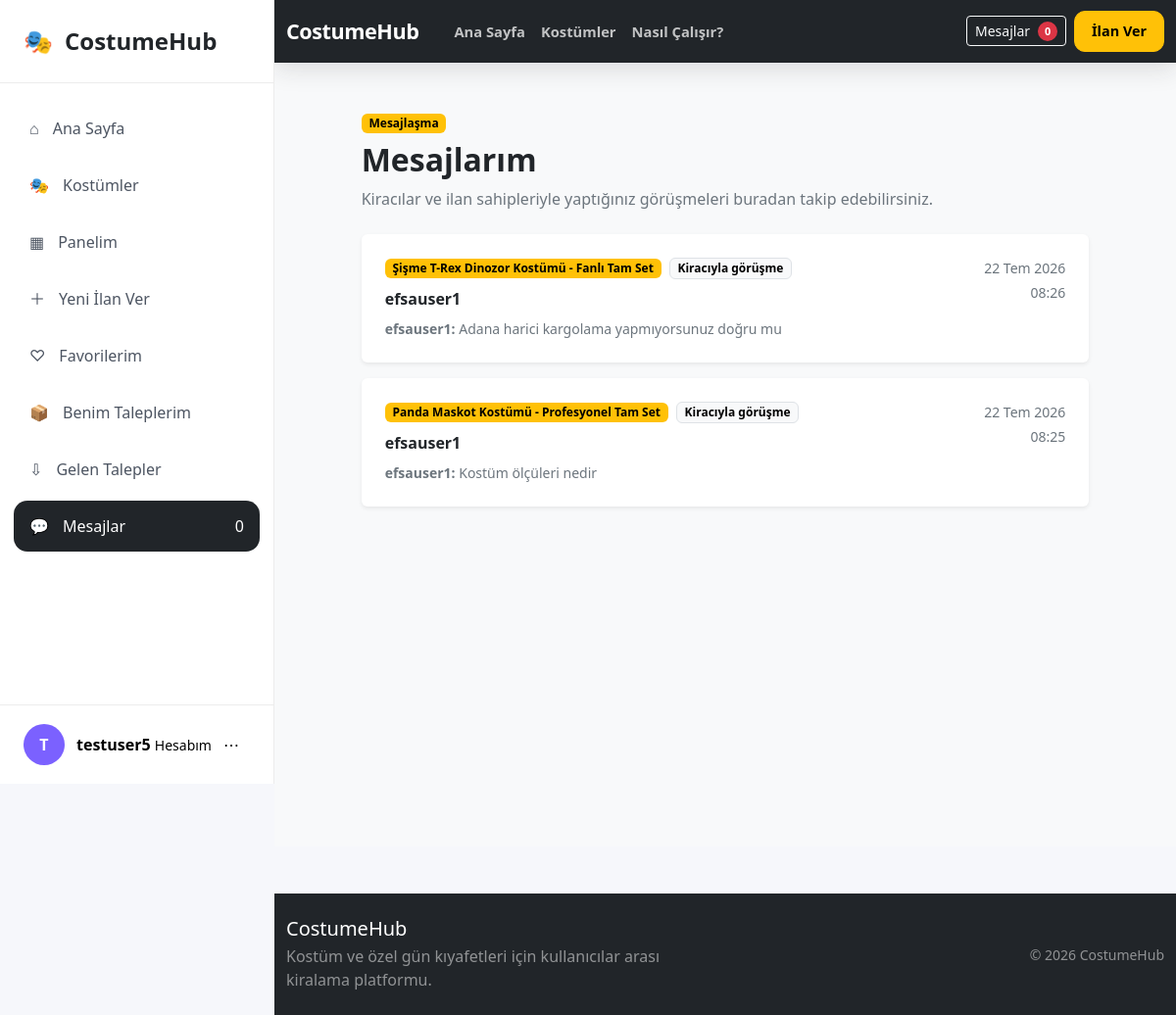
Screenshot of /mesajlar/ (signed in) with the database file from the repository.
### conversations/models.py (models this page shows, shortened)
class Sohbet(models.Model):
    ilan = models.ForeignKey(
        Ilan,
        on_delete=models.CASCADE,
        related_name="sohbetler",
    )
    kiraci = models.ForeignKey(
        settings.AUTH_USER_MODEL,
        on_delete=models.CASCADE,
        related_name="kiraci_sohbetleri",
    )
    ilan_sahibi = models.ForeignKey(
        settings.AUTH_USER_MODEL,
        on_delete=models.CASCADE,
        related_name="ilan_sahibi_sohbetleri",
    )
    olusturulma_tarihi = models.DateTimeField(
        auto_now_add=True,
    )
    guncellenme_tarihi = models.DateTimeField(
        auto_now=True,
    )
    class Meta:
        ordering = [
            "-guncellenme_tarihi",
        ]
        constraints = [
            models.UniqueConstraint(
                fields=[
                    "ilan",
                    "kiraci",
                ],
                name="benzersiz_ilan_kiraci_sohbeti",
            ),
        ]
        verbose_name = "Sohbet"
        verbose_name_plural = "Sohbetler"

class Mesaj(models.Model):
    sohbet = models.ForeignKey(
        Sohbet,
        on_delete=models.CASCADE,
        related_name="mesajlar",
    )
    gonderen = models.ForeignKey(
        settings.AUTH_USER_MODEL,
        on_delete=models.CASCADE,
        related_name="gonderilen_mesajlar",
    )
    icerik = models.TextField(
        max_length=1000,
    )
    okundu_mu = models.BooleanField(
        default=False,
    )
    olusturulma_tarihi = models.DateTimeField(
        auto_now_add=True,
    )
    class Meta:
        ordering = [
            "olusturulma_tarihi",
        ]
        verbose_name = "Mesaj"
        verbose_name_plural = "Mesajlar"

### products/models.py (models this page shows, shortened)
class Ilan(models.Model):
    BEDEN_SECENEKLERI = [
        ("XS", "XS"),
        ("S", "S"),
        ("M", "M"),
        ("L", "L"),
        ("XL", "XL"),
        ("XXL", "XXL"),
        ("STANDART", "Standart"),
    ]
    DURUM_SECENEKLERI = [
        ("TASLAK", "Taslak"),
        ("YAYINDA", "Yayında"),
        ("PASIF", "Pasif"),
    ]
    ilan_sahibi = models.ForeignKey(
        settings.AUTH_USER_MODEL,
        on_delete=models.CASCADE,
        related_name="ilanlar",
        verbose_name="İlan sahibi",
    )
    kategori = models.ForeignKey(
        Kategori,
        on_delete=models.PROTECT,
        related_name="ilanlar",
        verbose_name="Kategori",
    )
    baslik = models.CharField(
        max_length=150,
        verbose_name="İlan başlığı",
    )
    aciklama = models.TextField(
        max_length=2000,
        verbose_name="Açıklama",
    )
    fotograf = models.ImageField(
        upload_to="ilanlar/",
        blank=True,
        null=True,
        verbose_name="İlan fotoğrafı",
    )
    beden = models.CharField(
        max_length=20,
        choices=BEDEN_SECENEKLERI,
        verbose_name="Beden",
    )
    renk = models.CharField(
        max_length=50,
        verbose_name="Renk",
    )
    gunluk_fiyat = models.DecimalField(
        max_digits=10,
        decimal_places=2,
        verbose_name="Günlük kiralama ücreti",
    )
    depozito = models.DecimalField(
        max_digits=10,
        decimal_places=2,
        default=0,
        verbose_name="Depozito",
    )
    sehir = models.CharField(
        max_length=50,
        verbose_name="Şehir",
    )
    durum = models.CharField(
        max_length=20,
        choices=DURUM_SECENEKLERI,
        default="YAYINDA",
        verbose_name="İlan durumu",
    )
    mevcut_mu = models.BooleanField(
        default=True,
        verbose_name="Kiralamaya uygun mu?",
    )
    olusturulma_tarihi = models.DateTimeField(
        auto_now_add=True,
    )
    guncellenme_tarihi = models.DateTimeField(
        auto_now=True,
    )
    class Meta:
        verbose_name = "İlan"
        verbose_name_plural = "İlanlar"
        ordering = [
            "-olusturulma_tarihi",
        ]

### conversations/views.py (the view)
@login_required
def sohbet_listesi(request):
    sohbetler = (
        Sohbet.objects.filter(
            Q(kiraci=request.user)
            | Q(ilan_sahibi=request.user)
        )
        .select_related(
            "ilan",
            "kiraci",
            "ilan_sahibi",
        )
        .prefetch_related(
            "mesajlar",
        )
        .distinct()
    )
    return render(
        request,
        "conversations/sohbet_listesi.html",
        {
            "sohbetler": sohbetler,
        },
    )

### templates/conversations/sohbet_listesi.html (shortened to what this page needs)
{% extends "base.html" %}
{% block content %}
<section class="py-5 bg-light min-vh-100">
    <div class="container">
        <div class="row justify-content-center">
            <div class="col-lg-10">
                <div class="mb-4">
                    <span class="badge text-bg-warning mb-2">
                        Mesajlaşma
                    </span>
                    <h1 class="h2 fw-bold mb-2">
                        Mesajlarım
                    </h1>
                    <p class="text-secondary mb-0">
                        Kiracılar ve ilan sahipleriyle yaptığınız
                        görüşmeleri buradan takip edebilirsiniz.
                    </p>
                </div>
                {% if sohbetler %}
                    <div class="row g-3">
                        {% for sohbet in sohbetler %}
                            <div class="col-12">
                                <a
                                    href="{% url 'conversations:sohbet_detay' sohbet.id %}"
                                    class="text-decoration-none text-dark"
                                >
                                    <div
                                        class="card border-0 shadow-sm
                                               h-100"
                                    >
                                        <div class="card-body p-4">
                                            <div
                                                class="d-flex
                                                       justify-content-between
                                                       align-items-start
                                                       gap-3"
                                            >
                                                <div class="flex-grow-1">
                                                    <div
                                                        class="d-flex
                                                               flex-wrap
                                                               align-items-center
                                                               gap-2 mb-2"
                                                    >
                                                        <span
                                                            class="badge
                                                                   text-bg-warning"
                                                        >
                                                            {{ sohbet.ilan.baslik }}
                                                        </span>
                                                        {% if request.user == sohbet.kiraci %}
                                                            <span
                                                                class="badge
                                                                       text-bg-light
                                                                       border"
                                                            >
                                                                İlan sahibiyle görüşme
                                                            </span>
                                                        {% else %}
                                                            <span
                                                                class="badge
                                                                       text-bg-light
                                                                       border"
                                                            >
                                                                Kiracıyla görüşme
                                                            </span>
                                                        {% endif %}
                                                    </div>
                                                    {% if request.user == sohbet.kiraci %}
                                                        <div
                                                            class="fw-semibold"
                                                        >
                                                            {{ sohbet.ilan_sahibi.username }}
                                                        </div>
                                                    {% else %}
                                                        <div
                                                            class="fw-semibold"
                                                        >
                                                            {{ sohbet.kiraci.username }}
                                                        </div>
                                                    {% endif %}
                                                    <div
                                                        class="text-secondary
                                                               small mt-2"
                                                    >
                                                        {% with son_mesaj=sohbet.mesajlar.last %}
                                                            {% if son_mesaj %}
                                                                <strong>
                                                                    {{ son_mesaj.gonderen.username }}:
                                                                </strong>
                                                                {{ son_mesaj.icerik|truncatechars:90 }}
                                                            {% else %}
                                                                Henüz mesaj gönderilmedi.
                                                            {% endif %}
                                                        {% endwith %}
                                                    </div>
                                                </div>
                                                <div
                                                    class="text-end
                                                           flex-shrink-0"
                                                >
                                                    <div
                                                        class="small
                                                               text-secondary"
                                                    >
                                                        {{ sohbet.guncellenme_tarihi|date:"d M Y" }}
                                                    </div>
                                                    <div
                                                        class="small
                                                               text-secondary mt-1"
                                                    >
                                                        {{ sohbet.guncellenme_tarihi|time:"H:i" }}
                                                    </div>
                                                </div>
                                            </div>
                                        </div>
                                    </div>
                                </a>
                            </div>
                        {% endfor %}
                    </div>
                {% endif %}
            </div>
        </div>
    </div>
</section>
{% endblock %}

### templates/partials/sidebar.html (shortened to what this page needs)
<aside class="costume-sidebar d-none d-lg-flex">
    <div class="costume-sidebar-header">
        <a
            href="{% url 'products:home' %}"
            class="costume-sidebar-brand"
        >
            <span class="costume-sidebar-logo">
                🎭
            </span>
            <span>CostumeHub</span>
        </a>
    </div>
    <div class="costume-sidebar-body">
        <nav class="costume-sidebar-menu">
            <a
                href="{% url 'products:home' %}"
                class="costume-sidebar-link
                "
            >
                <span class="costume-sidebar-icon">⌂</span>
                <span>Ana Sayfa</span>
            </a>
            <a
                href="{% url 'products:ilan_listesi' %}"
                class="costume-sidebar-link
                "
            >
                <span class="costume-sidebar-icon">🎭</span>
                <span>Kostümler</span>
            </a>
            <a
                href="{% url 'accounts:panel' %}"
                class="costume-sidebar-link
                "
            >
                <span class="costume-sidebar-icon">▦</span>
                <span>Panelim</span>
            </a>
            <a
                href="{% url 'products:ilan_olustur' %}"
                class="costume-sidebar-link costume-sidebar-primary
                "
            >
                <span class="costume-sidebar-icon">＋</span>
                <span>Yeni İlan Ver</span>
            </a>
            <a
                href="{% url 'favorites:favorilerim' %}"
                class="costume-sidebar-link
                "
            >
                <span class="costume-sidebar-icon">♡</span>
                <span>Favorilerim</span>
            </a>
            <a
                href="{% url 'rentals:benim_kiralama_taleplerim' %}"
                class="costume-sidebar-link
                "
            >
                <span class="costume-sidebar-icon">📦</span>
                <span>Benim Taleplerim</span>
            </a>
            <a
                href="{% url 'rentals:gelen_kiralama_talepleri' %}"
                class="costume-sidebar-link
                "
            >
                <span class="costume-sidebar-icon">⇩</span>
                <span>Gelen Talepler</span>
            </a>
            <a
                href="{% url 'conversations:sohbet_listesi' %}"
                class="costume-sidebar-link
                {% if request.resolver_match.namespace == 'conversations' %}
                    active
                {% endif %}"
            >
                <span class="costume-sidebar-icon">💬</span>
                <span class="flex-grow-1">
                    Mesajlar
                </span>
                <span class="costume-sidebar-badge">
                    0
                </span>
            </a>
        </nav>
    </div>
    <div class="costume-sidebar-footer">
        <div class="dropdown">
            <button
                class="costume-sidebar-account"
                type="button"
                data-bs-toggle="dropdown"
                aria-expanded="false"
            >
                <span class="costume-sidebar-avatar">
                    {{ user.username|first|upper }}
                </span>
                <span class="costume-sidebar-account-text">
                    <strong>{{ user.username }}</strong>
                    <small>Hesabım</small>
                </span>
                <span class="costume-sidebar-more">
                    ⋯
                </span>
            </button>
        </div>
    </div>
</aside>

### rows the page displays
Sohbet: ilan.baslik "Şişme T-Rex Dinozor Kostümü - Fanlı Tam Set", shows "Kiracıyla görüşme", kiraci.username "efsauser1", mesajlar.last.gonderen.username "efsauser1", mesajlar.last.icerik "Adana harici kargolama yapmıyorsunuz doğru mu", guncellenme_tarihi "22 Tem 2026", guncellenme_tarihi "08:26"
Sohbet: ilan.baslik "Panda Maskot Kostümü - Profesyonel Tam Set", shows "Kiracıyla görüşme", kiraci.username "efsauser1", mesajlar.last.gonderen.username "efsauser1", mesajlar.last.icerik "Kostüm ölçüleri nedir", guncellenme_tarihi "22 Tem 2026", guncellenme_tarihi "08:25"

### other values shown
{{ user.username|first|upper }} "T"
{{ user.username }} "testuser5"
